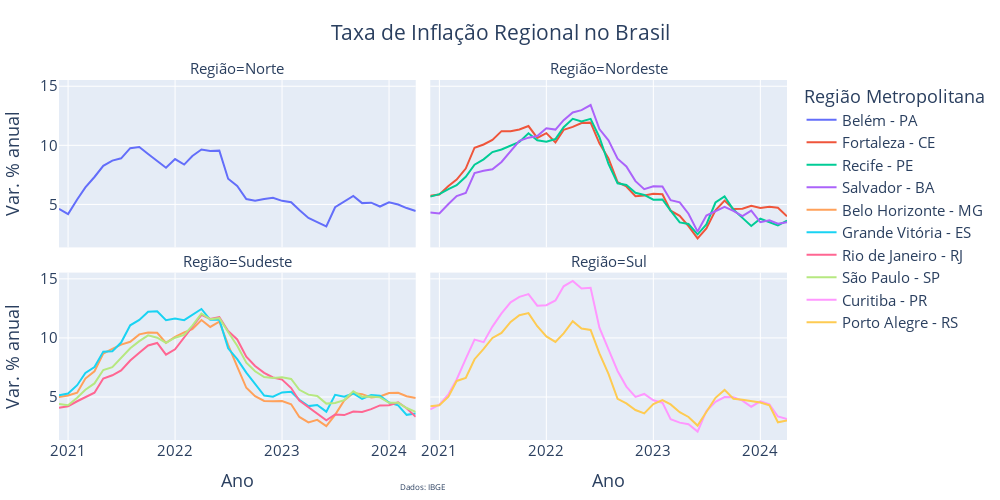

Source (notebook cell):
### Code cell
import plotly.graph_objects as go
import plotly.express as px

fig = px.line(
    dados_tratados,
    x="data",
    y="Valor",  
    color="Metro",
    facet_col="Região",  
    facet_col_wrap=2,  
    labels={
        "Valor": "Var. % anual",  
        "data": "Ano",
        "Metro": "Região Metropolitana",
    },
    title="Taxa de Inflação Regional no Brasil",
)

fig.update_xaxes(
    tickformat="%Y",
    dtick="M12",  # Define o intervalo dos ticks para 1 ano
)

# Obtem as regiões únicas e o número de colunas
regioes = dados_tratados['Região'].unique()
n_cols = 2  # definiu facet_col_wrap=2

# Cria as anotações para os títulos dos subplots
annotations = []
for i, regiao in enumerate(regioes):
    row = i // n_cols
    col = i % n_cols
    annotations.append(
        dict(
            text=regiao,
            x=col / n_cols + 0.5 / n_cols,  # Centraliza o título na coluna
            y=1 - row / (len(regioes) / n_cols),  # Posiciona o título acima do subplot
            xref="paper",
            yref="paper",
            showarrow=False,
            font=dict(size=6, color="black"),
        )
    )

# Adiciona a anotação "Dados: IBGE" à lista annotations
annotations.append(
    dict(
        text="Dados: IBGE ",
        showarrow=False,
        xref="paper",
        yref="paper",
        x=0.5,
        y=-0.15,  # Posição da legenda
        xanchor="center",
        yanchor="bottom",
        font=dict(size=8),
    )
)

fig.update_layout(
    font=dict(size=15),
    width=1000,  # Largura em pixels
    height=500,  # Altura em pixels
    title_x=0.5,  # Centraliza o título
    showlegend=True,
    margin=dict(l=20, r=20, t=80, b=20),  # Ajusta as margens (aumenta o topo para os títulos)
    annotations=annotations,  # Adiciona as anotações 
)

fig.show()

### Figure 1 — Plotly figure (JSON) as saved in the notebook; plotly's stock layout.template omitted (floating-point values rounded to 4 significant figures)
{"data": [{"hovertemplate": "Região Metropolitana=Belém - PA<br>Região=Norte<br>Ano=%{x}<br>Var. % anual=%{y}<extra></extra>", "legendgroup": "Belém - PA", "line": {"color": "#636efa", "dash": "solid"}, "marker": {"symbol": "circle"}, "mode": "lines", "name": "Belém - PA", "orientation": "v", "showlegend": true, "type": "scatter", "x": ["2020-12-01T00:00:00", "2021-01-01T00:00:00", "2021-02-01T00:00:00", "2021-03-01T00:00:00", "2021-04-01T00:00:00", "2021-05-01T00:00:00", "2021-06-01T00:00:00", "2021-07-01T00:00:00", "2021-08-01T00:00:00", "2021-09-01T00:00:00", "2021-10-01T00:00:00", "2021-11-01T00:00:00", "2021-12-01T00:00:00", "2022-01-01T00:00:00", "2022-02-01T00:00:00", "2022-03-01T00:00:00", "2022-04-01T00:00:00", "2022-05-01T00:00:00", "2022-06-01T00:00:00", "2022-07-01T00:00:00", "2022-08-01T00:00:00", "2022-09-01T00:00:00", "2022-10-01T00:00:00", "2022-11-01T00:00:00", "2022-12-01T00:00:00", "2023-01-01T00:00:00", "2023-02-01T00:00:00", "2023-03-01T00:00:00", "2023-04-01T00:00:00", "2023-05-01T00:00:00", "2023-06-01T00:00:00", "2023-07-01T00:00:00", "2023-08-01T00:00:00", "2023-09-01T00:00:00", "2023-10-01T00:00:00", "2023-11-01T00:00:00", "2023-12-01T00:00:00", "2024-01-01T00:00:00", "2024-02-01T00:00:00", "2024-03-01T00:00:00", "2024-04-01T00:00:00"], "xaxis": "x3", "y": [4.63, 4.18, 5.42, 6.44, 7.32, 8.26, 8.71, 8.9, 9.76, 9.86, 9.27, 8.7, 8.1, 8.84, 8.37, 9.1, 9.65, 9.52, 9.55, 7.17, 6.56, 5.45, 5.31, 5.46, 5.56, 5.3, 5.19, 4.53, 3.86, 3.5, 3.13, 4.76, 5.23, 5.71, 5.11, 5.15, 4.82, 5.18, 4.99, 4.69, 4.44], "yaxis": "y3"}, {"hovertemplate": "Região Metropolitana=Fortaleza - CE<br>Região=Nordeste<br>Ano=%{x}<br>Var. % anual=%{y}<extra></extra>", "legendgroup": "Fortaleza - CE", "line": {"color": "#EF553B", "dash": "solid"}, "marker": {"symbol": "circle"}, "mode": "lines", "name": "Fortaleza - CE", "orientation": "v", "showlegend": true, "type": "scatter", "x": ["2020-12-01T00:00:00", "2021-01-01T00:00:00", "2021-02-01T00:00:00", "2021-03-01T00:00:00", "2021-04-01T00:00:00", "2021-05-01T00:00:00", "2021-06-01T00:00:00", "2021-07-01T00:00:00", "2021-08-01T00:00:00", "2021-09-01T00:00:00", "2021-10-01T00:00:00", "2021-11-01T00:00:00", "2021-12-01T00:00:00", "2022-01-01T00:00:00", "2022-02-01T00:00:00", "2022-03-01T00:00:00", "2022-04-01T00:00:00", "2022-05-01T00:00:00", "2022-06-01T00:00:00", "2022-07-01T00:00:00", "2022-08-01T00:00:00", "2022-09-01T00:00:00", "2022-10-01T00:00:00", "2022-11-01T00:00:00", "2022-12-01T00:00:00", "2023-01-01T00:00:00", "2023-02-01T00:00:00", "2023-03-01T00:00:00", "2023-04-01T00:00:00", "2023-05-01T00:00:00", "2023-06-01T00:00:00", "2023-07-01T00:00:00", "2023-08-01T00:00:00", "2023-09-01T00:00:00", "2023-10-01T00:00:00", "2023-11-01T00:00:00", "2023-12-01T00:00:00", "2024-01-01T00:00:00", "2024-02-01T00:00:00", "2024-03-01T00:00:00", "2024-04-01T00:00:00"], "xaxis": "x4", "y": [5.74, 5.83, 6.55, 7.1, 8.03, 9.8, 10.07, 10.46, 11.2, 11.19, 11.34, 11.63, 10.63, 11.03, 10.25, 11.31, 11.56, 11.89, 11.92, 10.17, 8.89, 6.88, 6.52, 5.7, 5.76, 5.9, 5.86, 4.47, 4.03, 3.16, 2.13, 2.97, 4.5, 5.32, 4.61, 4.64, 4.88, 4.69, 4.8, 4.72, 3.99], "yaxis": "y4"}, {"hovertemplate": "Região Metropolitana=Recife - PE<br>Região=Nordeste<br>Ano=%{x}<br>Var. % anual=%{y}<extra></extra>", "legendgroup": "Recife - PE", "line": {"color": "#00cc96", "dash": "solid"}, "marker": {"symbol": "circle"}, "mode": "lines", "name": "Recife - PE", "orientation": "v", "showlegend": true, "type": "scatter", "x": ["2020-12-01T00:00:00", "2021-01-01T00:00:00", "2021-02-01T00:00:00", "2021-03-01T00:00:00", "2021-04-01T00:00:00", "2021-05-01T00:00:00", "2021-06-01T00:00:00", "2021-07-01T00:00:00", "2021-08-01T00:00:00", "2021-09-01T00:00:00", "2021-10-01T00:00:00", "2021-11-01T00:00:00", "2021-12-01T00:00:00", "2022-01-01T00:00:00", "2022-02-01T00:00:00", "2022-03-01T00:00:00", "2022-04-01T00:00:00", "2022-05-01T00:00:00", "2022-06-01T00:00:00", "2022-07-01T00:00:00", "2022-08-01T00:00:00", "2022-09-01T00:00:00", "2022-10-01T00:00:00", "2022-11-01T00:00:00", "2022-12-01T00:00:00", "2023-01-01T00:00:00", "2023-02-01T00:00:00", "2023-03-01T00:00:00", "2023-04-01T00:00:00", "2023-05-01T00:00:00", "2023-06-01T00:00:00", "2023-07-01T00:00:00", "2023-08-01T00:00:00", "2023-09-01T00:00:00", "2023-10-01T00:00:00", "2023-11-01T00:00:00", "2023-12-01T00:00:00", "2024-01-01T00:00:00", "2024-02-01T00:00:00", "2024-03-01T00:00:00", "2024-04-01T00:00:00"], "xaxis": "x4", "y": [5.66, 5.87, 6.29, 6.62, 7.34, 8.36, 8.81, 9.43, 9.65, 10, 10.29, 11.02, 10.42, 10.31, 10.53, 11.53, 12.24, 12.01, 12.24, 10.69, 8.43, 6.79, 6.64, 5.98, 5.8, 5.4, 5.42, 4.48, 3.48, 3.34, 2.47, 3.31, 5.16, 5.67, 4.57, 3.86, 3.18, 3.79, 3.53, 3.23, 3.63], "yaxis": "y4"}, {"hovertemplate": "Região Metropolitana=Salvador - BA<br>Região=Nordeste<br>Ano=%{x}<br>Var. % anual=%{y}<extra></extra>", "legendgroup": "Salvador - BA", "line": {"color": "#ab63fa", "dash": "solid"}, "marker": {"symbol": "circle"}, "mode": "lines", "name": "Salvador - BA", "orientation": "v", "showlegend": true, "type": "scatter", "x": ["2020-12-01T00:00:00", "2021-01-01T00:00:00", "2021-02-01T00:00:00", "2021-03-01T00:00:00", "2021-04-01T00:00:00", "2021-05-01T00:00:00", "2021-06-01T00:00:00", "2021-07-01T00:00:00", "2021-08-01T00:00:00", "2021-09-01T00:00:00", "2021-10-01T00:00:00", "2021-11-01T00:00:00", "2021-12-01T00:00:00", "2022-01-01T00:00:00", "2022-02-01T00:00:00", "2022-03-01T00:00:00", "2022-04-01T00:00:00", "2022-05-01T00:00:00", "2022-06-01T00:00:00", "2022-07-01T00:00:00", "2022-08-01T00:00:00", "2022-09-01T00:00:00", "2022-10-01T00:00:00", "2022-11-01T00:00:00", "2022-12-01T00:00:00", "2023-01-01T00:00:00", "2023-02-01T00:00:00", "2023-03-01T00:00:00", "2023-04-01T00:00:00", "2023-05-01T00:00:00", "2023-06-01T00:00:00", "2023-07-01T00:00:00", "2023-08-01T00:00:00", "2023-09-01T00:00:00", "2023-10-01T00:00:00", "2023-11-01T00:00:00", "2023-12-01T00:00:00", "2024-01-01T00:00:00", "2024-02-01T00:00:00", "2024-03-01T00:00:00", "2024-04-01T00:00:00"], "xaxis": "x4", "y": [4.31, 4.23, 5.03, 5.7, 5.96, 7.65, 7.84, 7.98, 8.59, 9.54, 10.38, 10.65, 10.78, 11.44, 11.33, 12.13, 12.78, 12.98, 13.41, 11.38, 10.42, 8.87, 8.21, 6.97, 6.29, 6.53, 6.51, 5.36, 5.18, 4.21, 2.7, 4.05, 4.41, 4.79, 4.46, 4.01, 4.48, 3.49, 3.65, 3.36, 3.49], "yaxis": "y4"}, {"hovertemplate": "Região Metropolitana=Belo Horizonte - MG<br>Região=Sudeste<br>Ano=%{x}<br>Var. % anual=%{y}<extra></extra>", "legendgroup": "Belo Horizonte - MG", "line": {"color": "#FFA15A", "dash": "solid"}, "marker": {"symbol": "circle"}, "mode": "lines", "name": "Belo Horizonte - MG", "orientation": "v", "showlegend": true, "type": "scatter", "x": ["2020-12-01T00:00:00", "2021-01-01T00:00:00", "2021-02-01T00:00:00", "2021-03-01T00:00:00", "2021-04-01T00:00:00", "2021-05-01T00:00:00", "2021-06-01T00:00:00", "2021-07-01T00:00:00", "2021-08-01T00:00:00", "2021-09-01T00:00:00", "2021-10-01T00:00:00", "2021-11-01T00:00:00", "2021-12-01T00:00:00", "2022-01-01T00:00:00", "2022-02-01T00:00:00", "2022-03-01T00:00:00", "2022-04-01T00:00:00", "2022-05-01T00:00:00", "2022-06-01T00:00:00", "2022-07-01T00:00:00", "2022-08-01T00:00:00", "2022-09-01T00:00:00", "2022-10-01T00:00:00", "2022-11-01T00:00:00", "2022-12-01T00:00:00", "2023-01-01T00:00:00", "2023-02-01T00:00:00", "2023-03-01T00:00:00", "2023-04-01T00:00:00", "2023-05-01T00:00:00", "2023-06-01T00:00:00", "2023-07-01T00:00:00", "2023-08-01T00:00:00", "2023-09-01T00:00:00", "2023-10-01T00:00:00", "2023-11-01T00:00:00", "2023-12-01T00:00:00", "2024-01-01T00:00:00", "2024-02-01T00:00:00", "2024-03-01T00:00:00", "2024-04-01T00:00:00"], "xaxis": "x", "y": [4.99, 5.13, 5.37, 6.56, 7.18, 8.68, 9.08, 9.43, 9.67, 10.3, 10.46, 10.43, 9.58, 10.09, 10.47, 10.75, 11.51, 10.93, 11.38, 9.41, 7.58, 5.78, 5.07, 4.67, 4.64, 4.66, 4.39, 3.31, 2.85, 3.07, 2.54, 3.49, 4.71, 5.34, 5.24, 4.96, 5.05, 5.34, 5.35, 5.07, 4.91], "yaxis": "y"}, {"hovertemplate": "Região Metropolitana=Grande Vitória - ES<br>Região=Sudeste<br>Ano=%{x}<br>Var. % anual=%{y}<extra></extra>", "legendgroup": "Grande Vitória - ES", "line": {"color": "#19d3f3", "dash": "solid"}, "marker": {"symbol": "circle"}, "mode": "lines", "name": "Grande Vitória - ES", "orientation": "v", "showlegend": true, "type": "scatter", "x": ["2020-12-01T00:00:00", "2021-01-01T00:00:00", "2021-02-01T00:00:00", "2021-03-01T00:00:00", "2021-04-01T00:00:00", "2021-05-01T00:00:00", "2021-06-01T00:00:00", "2021-07-01T00:00:00", "2021-08-01T00:00:00", "2021-09-01T00:00:00", "2021-10-01T00:00:00", "2021-11-01T00:00:00", "2021-12-01T00:00:00", "2022-01-01T00:00:00", "2022-02-01T00:00:00", "2022-03-01T00:00:00", "2022-04-01T00:00:00", "2022-05-01T00:00:00", "2022-06-01T00:00:00", "2022-07-01T00:00:00", "2022-08-01T00:00:00", "2022-09-01T00:00:00", "2022-10-01T00:00:00", "2022-11-01T00:00:00", "2022-12-01T00:00:00", "2023-01-01T00:00:00", "2023-02-01T00:00:00", "2023-03-01T00:00:00", "2023-04-01T00:00:00", "2023-05-01T00:00:00", "2023-06-01T00:00:00", "2023-07-01T00:00:00", "2023-08-01T00:00:00", "2023-09-01T00:00:00", "2023-10-01T00:00:00", "2023-11-01T00:00:00", "2023-12-01T00:00:00", "2024-01-01T00:00:00", "2024-02-01T00:00:00", "2024-03-01T00:00:00", "2024-04-01T00:00:00"], "xaxis": "x", "y": [5.15, 5.3, 6, 7.03, 7.53, 8.84, 8.88, 9.61, 11.07, 11.52, 12.22, 12.26, 11.5, 11.65, 11.5, 11.94, 12.45, 11.53, 11.55, 9.12, 8.21, 7.07, 6.09, 5.12, 5.03, 5.39, 5.45, 4.77, 4.23, 4.32, 3.76, 5.19, 5.03, 5.3, 4.85, 5.17, 5.1, 4.53, 4.3, 3.49, 3.61], "yaxis": "y"}, {"hovertemplate": "Região Metropolitana=Rio de Janeiro - RJ<br>Região=Sudeste<br>Ano=%{x}<br>Var. % anual=%{y}<extra></extra>", "legendgroup": "Rio de Janeiro - RJ", "line": {"color": "#FF6692", "dash": "solid"}, "marker": {"symbol": "circle"}, "mode": "lines", "name": "Rio de Janeiro - RJ", "orientation": "v", "showlegend": true, "type": "scatter", "x": ["2020-12-01T00:00:00", "2021-01-01T00:00:00", "2021-02-01T00:00:00", "2021-03-01T00:00:00", "2021-04-01T00:00:00", "2021-05-01T00:00:00", "2021-06-01T00:00:00", "2021-07-01T00:00:00", "2021-08-01T00:00:00", "2021-09-01T00:00:00", "2021-10-01T00:00:00", "2021-11-01T00:00:00", "2021-12-01T00:00:00", "2022-01-01T00:00:00", "2022-02-01T00:00:00", "2022-03-01T00:00:00", "2022-04-01T00:00:00", "2022-05-01T00:00:00", "2022-06-01T00:00:00", "2022-07-01T00:00:00", "2022-08-01T00:00:00", "2022-09-01T00:00:00", "2022-10-01T00:00:00", "2022-11-01T00:00:00", "2022-12-01T00:00:00", "2023-01-01T00:00:00", "2023-02-01T00:00:00", "2023-03-01T00:00:00", "2023-04-01T00:00:00", "2023-05-01T00:00:00", "2023-06-01T00:00:00", "2023-07-01T00:00:00", "2023-08-01T00:00:00", "2023-09-01T00:00:00", "2023-10-01T00:00:00", "2023-11-01T00:00:00", "2023-12-01T00:00:00", "2024-01-01T00:00:00", "2024-02-01T00:00:00", "2024-03-01T00:00:00", "2024-04-01T00:00:00"], "xaxis": "x", "y": [4.09, 4.22, 4.64, 4.97, 5.36, 6.57, 6.84, 7.25, 8.09, 8.74, 9.36, 9.57, 8.58, 9.04, 10.06, 11.03, 11.95, 11.6, 11.77, 10.58, 9.87, 8.42, 7.62, 7.04, 6.65, 6.47, 5.76, 4.69, 4.14, 3.64, 3.03, 3.52, 3.47, 3.77, 3.74, 3.97, 4.29, 4.3, 4.54, 4.05, 3.33], "yaxis": "y"}, {"hovertemplate": "Região Metropolitana=São Paulo - SP<br>Região=Sudeste<br>Ano=%{x}<br>Var. % anual=%{y}<extra></extra>", "legendgroup": "São Paulo - SP", "line": {"color": "#B6E880", "dash": "solid"}, "marker": {"symbol": "circle"}, "mode": "lines", "name": "São Paulo - SP", "orientation": "v", "showlegend": true, "type": "scatter", "x": ["2020-12-01T00:00:00", "2021-01-01T00:00:00", "2021-02-01T00:00:00", "2021-03-01T00:00:00", "2021-04-01T00:00:00", "2021-05-01T00:00:00", "2021-06-01T00:00:00", "2021-07-01T00:00:00", "2021-08-01T00:00:00", "2021-09-01T00:00:00", "2021-10-01T00:00:00", "2021-11-01T00:00:00", "2021-12-01T00:00:00", "2022-01-01T00:00:00", "2022-02-01T00:00:00", "2022-03-01T00:00:00", "2022-04-01T00:00:00", "2022-05-01T00:00:00", "2022-06-01T00:00:00", "2022-07-01T00:00:00", "2022-08-01T00:00:00", "2022-09-01T00:00:00", "2022-10-01T00:00:00", "2022-11-01T00:00:00", "2022-12-01T00:00:00", "2023-01-01T00:00:00", "2023-02-01T00:00:00", "2023-03-01T00:00:00", "2023-04-01T00:00:00", "2023-05-01T00:00:00", "2023-06-01T00:00:00", "2023-07-01T00:00:00", "2023-08-01T00:00:00", "2023-09-01T00:00:00", "2023-10-01T00:00:00", "2023-11-01T00:00:00", "2023-12-01T00:00:00", "2024-01-01T00:00:00", "2024-02-01T00:00:00", "2024-03-01T00:00:00", "2024-04-01T00:00:00"], "xaxis": "x", "y": [4.4, 4.3, 4.93, 5.61, 6.15, 7.28, 7.53, 8.33, 9.12, 9.73, 10.22, 10.02, 9.59, 10.02, 10.26, 11.04, 12.05, 11.58, 11.67, 10.5, 9.34, 7.91, 7.18, 6.69, 6.61, 6.67, 6.53, 5.61, 5.2, 5.08, 4.44, 4.49, 4.74, 5.48, 5.03, 5.05, 4.97, 4.51, 4.52, 4.07, 3.74], "yaxis": "y"}, {"hovertemplate": "Região Metropolitana=Curitiba - PR<br>Região=Sul<br>Ano=%{x}<br>Var. % anual=%{y}<extra></extra>", "legendgroup": "Curitiba - PR", "line": {"color": "#FF97FF", "dash": "solid"}, "marker": {"symbol": "circle"}, "mode": "lines", "name": "Curitiba - PR", "orientation": "v", "showlegend": true, "type": "scatter", "x": ["2020-12-01T00:00:00", "2021-01-01T00:00:00", "2021-02-01T00:00:00", "2021-03-01T00:00:00", "2021-04-01T00:00:00", "2021-05-01T00:00:00", "2021-06-01T00:00:00", "2021-07-01T00:00:00", "2021-08-01T00:00:00", "2021-09-01T00:00:00", "2021-10-01T00:00:00", "2021-11-01T00:00:00", "2021-12-01T00:00:00", "2022-01-01T00:00:00", "2022-02-01T00:00:00", "2022-03-01T00:00:00", "2022-04-01T00:00:00", "2022-05-01T00:00:00", "2022-06-01T00:00:00", "2022-07-01T00:00:00", "2022-08-01T00:00:00", "2022-09-01T00:00:00", "2022-10-01T00:00:00", "2022-11-01T00:00:00", "2022-12-01T00:00:00", "2023-01-01T00:00:00", "2023-02-01T00:00:00", "2023-03-01T00:00:00", "2023-04-01T00:00:00", "2023-05-01T00:00:00", "2023-06-01T00:00:00", "2023-07-01T00:00:00", "2023-08-01T00:00:00", "2023-09-01T00:00:00", "2023-10-01T00:00:00", "2023-11-01T00:00:00", "2023-12-01T00:00:00", "2024-01-01T00:00:00", "2024-02-01T00:00:00", "2024-03-01T00:00:00", "2024-04-01T00:00:00"], "xaxis": "x2", "y": [3.95, 4.35, 5.23, 6.48, 8.23, 9.86, 9.64, 10.96, 12.08, 13.01, 13.48, 13.71, 12.73, 12.77, 13.17, 14.37, 14.82, 14.19, 14.24, 10.86, 9.04, 7.2, 5.88, 5.01, 5.26, 4.72, 4.52, 3.12, 2.83, 2.7, 2.07, 3.82, 4.59, 5, 4.97, 4.69, 4.18, 4.63, 4.38, 3.35, 3.13], "yaxis": "y2"}, {"hovertemplate": "Região Metropolitana=Porto Alegre - RS<br>Região=Sul<br>Ano=%{x}<br>Var. % anual=%{y}<extra></extra>", "legendgroup": "Porto Alegre - RS", "line": {"color": "#FECB52", "dash": "solid"}, "marker": {"symbol": "circle"}, "mode": "lines", "name": "Porto Alegre - RS", "orientation": "v", "showlegend": true, "type": "scatter", "x": ["2020-12-01T00:00:00", "2021-01-01T00:00:00", "2021-02-01T00:00:00", "2021-03-01T00:00:00", "2021-04-01T00:00:00", "2021-05-01T00:00:00", "2021-06-01T00:00:00", "2021-07-01T00:00:00", "2021-08-01T00:00:00", "2021-09-01T00:00:00", "2021-10-01T00:00:00", "2021-11-01T00:00:00", "2021-12-01T00:00:00", "2022-01-01T00:00:00", "2022-02-01T00:00:00", "2022-03-01T00:00:00", "2022-04-01T00:00:00", "2022-05-01T00:00:00", "2022-06-01T00:00:00", "2022-07-01T00:00:00", "2022-08-01T00:00:00", "2022-09-01T00:00:00", "2022-10-01T00:00:00", "2022-11-01T00:00:00", "2022-12-01T00:00:00", "2023-01-01T00:00:00", "2023-02-01T00:00:00", "2023-03-01T00:00:00", "2023-04-01T00:00:00", "2023-05-01T00:00:00", "2023-06-01T00:00:00", "2023-07-01T00:00:00", "2023-08-01T00:00:00", "2023-09-01T00:00:00", "2023-10-01T00:00:00", "2023-11-01T00:00:00", "2023-12-01T00:00:00", "2024-01-01T00:00:00", "2024-02-01T00:00:00", "2024-03-01T00:00:00", "2024-04-01T00:00:00"], "xaxis": "x2", "y": [4.22, 4.3, 5.03, 6.36, 6.62, 8.2, 9.07, 10, 10.42, 11.35, 11.92, 12.1, 10.99, 10.13, 9.66, 10.38, 11.42, 10.79, 10.68, 8.69, 6.95, 4.85, 4.46, 3.9, 3.61, 4.4, 4.74, 4.37, 3.71, 3.31, 2.58, 3.73, 4.93, 5.6, 4.85, 4.77, 4.63, 4.53, 4.29, 2.86, 3.02], "yaxis": "y2"}], "layout": {"annotations": [{"showarrow": false, "text": "Região=Sudeste", "x": 0.245, "xanchor": "center", "xref": "paper", "y": 0.465, "yanchor": "bottom", "yref": "paper"}, {"showarrow": false, "text": "Região=Sul", "x": 0.755, "xanchor": "center", "xref": "paper", "y": 0.465, "yanchor": "bottom", "yref": "paper"}, {"showarrow": false, "text": "Região=Norte", "x": 0.245, "xanchor": "center", "xref": "paper", "y": 1.0, "yanchor": "bottom", "yref": "paper"}, {"showarrow": false, "text": "Região=Nordeste", "x": 0.755, "xanchor": "center", "xref": "paper", "y": 1.0, "yanchor": "bottom", "yref": "paper"}, {"font": {"size": 8}, "showarrow": false, "text": "Dados: IBGE ", "x": 0.5, "xanchor": "center", "xref": "paper", "y": -0.15, "yanchor": "bottom", "yref": "paper"}], "font": {"size": 15}, "height": 500, "legend": {"title": {"text": "Região Metropolitana"}, "tracegroupgap": 0}, "margin": {"b": 20, "l": 20, "r": 20, "t": 80}, "showlegend": true, "title": {"text": "Taxa de Inflação Regional no Brasil", "x": 0.5}, "width": 1000, "xaxis": {"anchor": "y", "domain": [0, 0.49], "dtick": "M12", "tickformat": "%Y", "title": {"text": "Ano"}}, "xaxis2": {"anchor": "y2", "domain": [0.51, 1], "dtick": "M12", "matches": "x", "tickformat": "%Y", "title": {"text": "Ano"}}, "xaxis3": {"anchor": "y3", "domain": [0, 0.49], "dtick": "M12", "matches": "x", "showticklabels": false, "tickformat": "%Y"}, "xaxis4": {"anchor": "y4", "domain": [0.51, 1], "dtick": "M12", "matches": "x", "showticklabels": false, "tickformat": "%Y"}, "yaxis": {"anchor": "x", "domain": [0, 0.465], "title": {"text": "Var. % anual"}}, "yaxis2": {"anchor": "x2", "domain": [0, 0.465], "matches": "y", "showticklabels": false}, "yaxis3": {"anchor": "x3", "domain": [0.535, 1.0], "matches": "y", "title": {"text": "Var. % anual"}}, "yaxis4": {"anchor": "x4", "domain": [0.535, 1.0], "matches": "y", "showticklabels": false}}}
